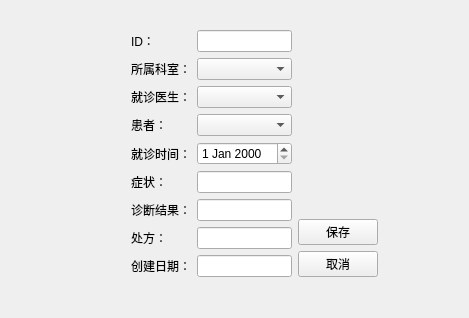
<?xml version="1.0" encoding="UTF-8"?>
<ui version="4.0">
 <class>VisitEditView</class>
 <widget class="QWidget" name="VisitEditView">
  <property name="geometry">
   <rect>
    <x>0</x>
    <y>0</y>
    <width>464</width>
    <height>318</height>
   </rect>
  </property>
  <property name="windowTitle">
   <string>编辑就诊记录</string>
  </property>
  <layout class="QGridLayout" name="gridLayout">
   <item row="0" column="1">
    <spacer name="verticalSpacer_3">
     <property name="orientation">
      <enum>Qt::Orientation::Vertical</enum>
     </property>
     <property name="sizeHint" stdset="0">
      <size>
       <width>20</width>
       <height>22</height>
      </size>
     </property>
    </spacer>
   </item>
   <item row="1" column="0">
    <spacer name="horizontalSpacer">
     <property name="orientation">
      <enum>Qt::Orientation::Horizontal</enum>
     </property>
     <property name="sizeType">
      <enum>QSizePolicy::Policy::Fixed</enum>
     </property>
     <property name="sizeHint" stdset="0">
      <size>
       <width>120</width>
       <height>20</height>
      </size>
     </property>
    </spacer>
   </item>
   <item row="1" column="1">
    <layout class="QHBoxLayout" name="horizontalLayout">
     <item>
      <layout class="QVBoxLayout" name="verticalLayout_3">
       <item>
        <spacer name="verticalSpacer_2">
         <property name="orientation">
          <enum>Qt::Orientation::Vertical</enum>
         </property>
         <property name="sizeHint" stdset="0">
          <size>
           <width>20</width>
           <height>40</height>
          </size>
         </property>
        </spacer>
       </item>
       <item>
        <layout class="QFormLayout" name="formLayout">
         <item row="0" column="0">
          <widget class="QLabel" name="label">
           <property name="text">
            <string>ID：</string>
           </property>
          </widget>
         </item>
         <item row="0" column="1">
          <widget class="QLineEdit" name="dbEditID"/>
         </item>
         <item row="1" column="0">
          <widget class="QLabel" name="label_2">
           <property name="text">
            <string>所属科室：</string>
           </property>
          </widget>
         </item>
         <item row="2" column="0">
          <widget class="QLabel" name="label_3">
           <property name="text">
            <string>就诊医生：</string>
           </property>
          </widget>
         </item>
         <item row="3" column="0">
          <widget class="QLabel" name="label_4">
           <property name="text">
            <string>患者：</string>
           </property>
          </widget>
         </item>
         <item row="5" column="0">
          <widget class="QLabel" name="label_5">
           <property name="text">
            <string>症状：</string>
           </property>
          </widget>
         </item>
         <item row="5" column="1">
          <widget class="QLineEdit" name="dbEditSymptoms"/>
         </item>
         <item row="6" column="0">
          <widget class="QLabel" name="label_6">
           <property name="text">
            <string>诊断结果：</string>
           </property>
          </widget>
         </item>
         <item row="6" column="1">
          <widget class="QLineEdit" name="dbEditDiagnosis"/>
         </item>
         <item row="7" column="0">
          <widget class="QLabel" name="label_8">
           <property name="text">
            <string>处方：</string>
           </property>
          </widget>
         </item>
         <item row="7" column="1">
          <widget class="QLineEdit" name="dbEditPrescription"/>
         </item>
         <item row="1" column="1">
          <widget class="QComboBox" name="comboDepartment"/>
         </item>
         <item row="2" column="1">
          <widget class="QComboBox" name="comboDoctor"/>
         </item>
         <item row="3" column="1">
          <widget class="QComboBox" name="comboPatient"/>
         </item>
         <item row="4" column="0">
          <widget class="QLabel" name="label_9">
           <property name="text">
            <string>就诊时间：</string>
           </property>
          </widget>
         </item>
         <item row="4" column="1">
          <widget class="QDateEdit" name="dateEditVisitDate"/>
         </item>
         <item row="8" column="0">
          <widget class="QLabel" name="Label">
           <property name="text">
            <string>创建日期：</string>
           </property>
          </widget>
         </item>
         <item row="8" column="1">
          <widget class="QLineEdit" name="dbEditCreatedTimeStamp"/>
         </item>
        </layout>
       </item>
      </layout>
     </item>
     <item>
      <layout class="QVBoxLayout" name="verticalLayout">
       <item>
        <spacer name="verticalSpacer">
         <property name="orientation">
          <enum>Qt::Orientation::Vertical</enum>
         </property>
         <property name="sizeHint" stdset="0">
          <size>
           <width>20</width>
           <height>40</height>
          </size>
         </property>
        </spacer>
       </item>
       <item>
        <layout class="QVBoxLayout" name="verticalLayout_2">
         <item>
          <widget class="QPushButton" name="btSave">
           <property name="text">
            <string>保存</string>
           </property>
          </widget>
         </item>
         <item>
          <widget class="QPushButton" name="btCancel">
           <property name="text">
            <string>取消</string>
           </property>
          </widget>
         </item>
        </layout>
       </item>
      </layout>
     </item>
    </layout>
   </item>
   <item row="1" column="2">
    <spacer name="horizontalSpacer_2">
     <property name="orientation">
      <enum>Qt::Orientation::Horizontal</enum>
     </property>
     <property name="sizeType">
      <enum>QSizePolicy::Policy::Fixed</enum>
     </property>
     <property name="sizeHint" stdset="0">
      <size>
       <width>80</width>
       <height>20</height>
      </size>
     </property>
    </spacer>
   </item>
   <item row="2" column="1">
    <spacer name="verticalSpacer_4">
     <property name="orientation">
      <enum>Qt::Orientation::Vertical</enum>
     </property>
     <property name="sizeType">
      <enum>QSizePolicy::Policy::Fixed</enum>
     </property>
     <property name="sizeHint" stdset="0">
      <size>
       <width>20</width>
       <height>30</height>
      </size>
     </property>
    </spacer>
   </item>
  </layout>
 </widget>
 <resources/>
 <connections/>
</ui>
